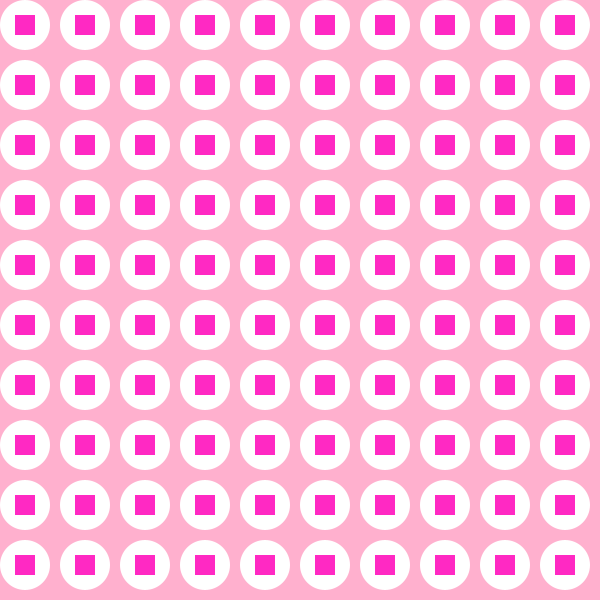
Frame 1 (no input)
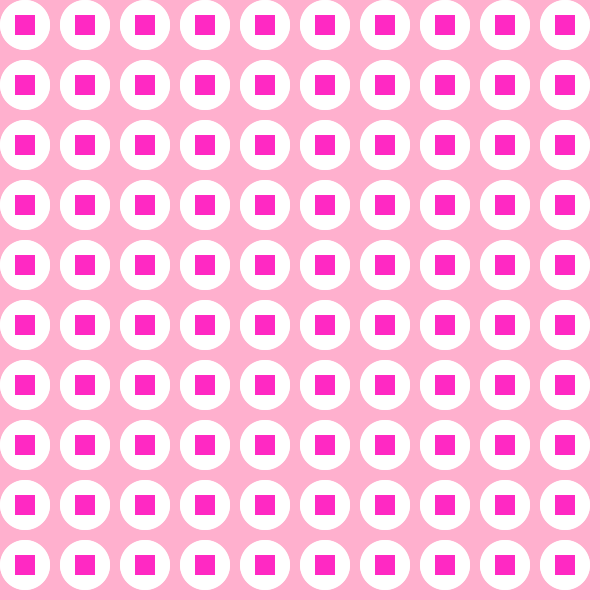
Frame 2 (the mouse pressed at the canvas centre, redrawn once)

The Processing sketch that drew these frames (run headless with seeded random() and noise(); the mouse was pressed at the canvas centre and the sketch redrawn once):

// Processing sketch: processing_143419
// ── processing_143419.pde

// Konkuk University
 // Department of Dynamic Media
 // SOS iDesign
// Name: SHIN seo i
 // ID: pcwkdrn 201420084


float angle;

void setup(){
size (600, 600);
background (#FFB0CE);
smooth();
noLoop();
 }

void draw(){
  
  for (int i = 25; i< width; i = i + 60){
    for (int j = 25; j< width; j = j + 60){
      rectMode(CENTER);
      rect(j,i,10,10);  
      noStroke();
      ellipse(j, i, 50, 50);
      fill(255,41,195); 
      rect(j,i,20,20); 
      fill(255,255,255);  
      stroke(255);
     
    }
  }
 }
